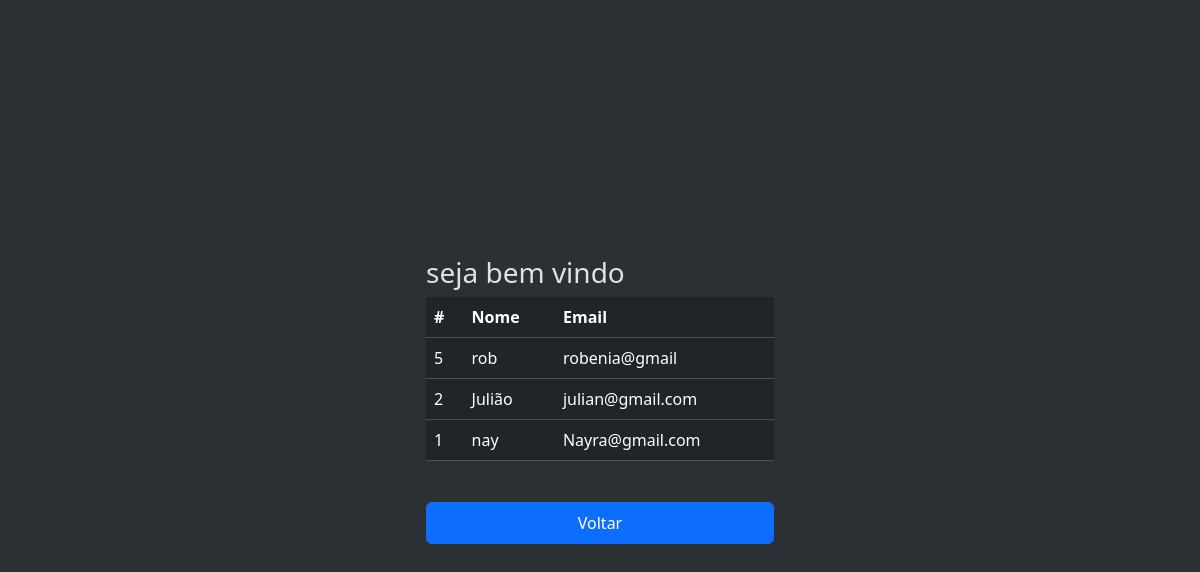
The page /dash.php on the database its author committed.
### tables this page shows
CREATE TABLE `usuarios` (
  `id` int(11) NOT NULL,
  `nome` varchar(30) NOT NULL,
  `login` varchar(30) NOT NULL,
  `senha` varchar(30) NOT NULL,
  `nivel_acesso` varchar(15) NOT NULL
);

### dash.php (the view, shortened to what this page needs)
<?php
include_once('conexao.php');
$sql = "SELECT * FROM usuarios ORDER BY id DESC";
$result = $conn->query($sql);
?>
<!DOCTYPE html>
<html lang="pt-br" data-bs-theme="dark">
<head>
        <link rel="stylesheet" href="https://cdn.jsdelivr.net/npm/bootstrap@5.3.3/dist/css/bootstrap.min.css">
        <link rel="stylesheet" href="style.css">
</head>
<body class="d-flex align-items-center py-4 bg-body-tertiary">
        <main class="w-100 m-auto form-container">
                <h1 class="fs-3">seja bem vindo
                </h1>
                <table class="table table-bg">
                                        <thead>
                                                  <tr>
                                                            <th scope="col">#</th>
                                                            <th scope="col">Nome</th>
                                                            <th scope="col">Email</th>
                                                  </tr>
                                        </thead>
                                        <tbody>
                                                  <?php
                                                  while ($user_data = mysqli_fetch_assoc($result)) {
                                                            echo "<tr>";
                                                            echo "<td>" . $user_data['id'] . "</td>";
                                                            echo "<td>" . $user_data['nome'] . "</td>";
                                                            echo "<td>" . $user_data['login'] . "</td>";
                                                  }
                                                  ?>
                                        </tbody>
                              </table>
                <a href="sair.php"><button type="submit" class="btn btn-primary w-100 py-2 btnLogin">Voltar</button></a>
        </main>
</body>
</html>

### style.css (style rules this page uses)
html, body { height: 100%; }
.form-container { max-width: 380px; padding: 1rem; }
.btnLogin { margin-top: 25px; }

### rows shown on the page
usuarios: id "5", nome "rob", login "robenia@gmail"
usuarios: id "2", nome "Julião", login "julian@gmail.com"
usuarios: id "1", nome "nay", login "Nayra@gmail.com"
